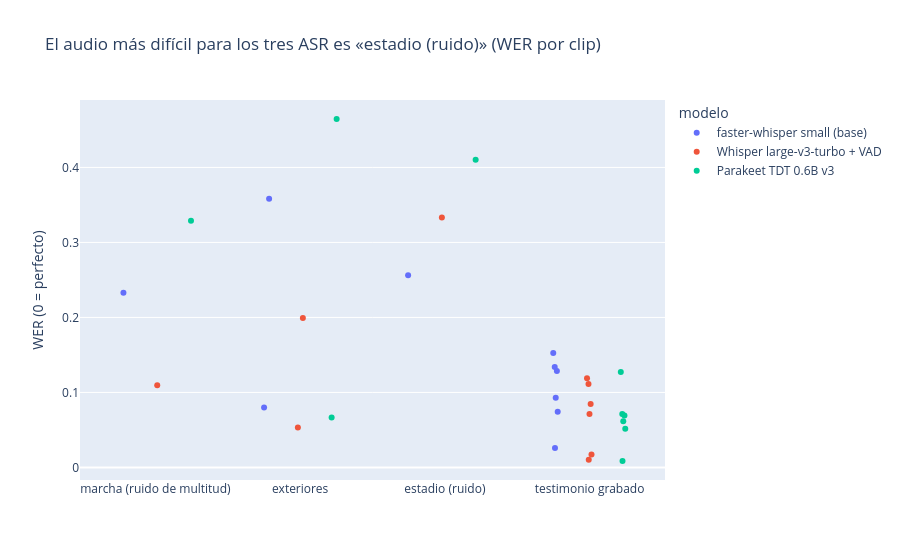

Notebook code cell kept with this figure:
### Code cell
wer_det = metricas_detalle.query("métrica == 'WER'")
peor_cond = wer_det.groupby("grupo")["valor"].mean().idxmax()
fig = px.strip(wer_det, x="grupo", y="valor", color="modelo", hover_data=["id"],
               title=f"El audio más difícil para los tres ASR es «{peor_cond}» (WER por clip)")
fig.update_layout(xaxis_title="", yaxis_title="WER (0 = perfecto)")
fig.show()

### Figure 1 — Plotly figure (JSON) as saved in the notebook; plotly's stock layout.template omitted (floating-point values rounded to 4 significant figures)
{"data": [{"alignmentgroup": "True", "boxpoints": "all", "customdata": [["clip_007"], ["clip_009"], ["clip_010"], ["clip_011"], ["clip_022"], ["clip_023"], ["clip_024"], ["clip_025"], ["clip_027"], ["clip_028"]], "fillcolor": "rgba(255,255,255,0)", "hoveron": "points", "hovertemplate": "modelo=faster-whisper small (base)<br>grupo=%{x}<br>valor=%{y}<br>id=%{customdata[0]}<extra></extra>", "legendgroup": "faster-whisper small (base)", "line": {"color": "rgba(255,255,255,0)"}, "marker": {"color": "#636efa"}, "name": "faster-whisper small (base)", "offsetgroup": "faster-whisper small (base)", "orientation": "v", "pointpos": 0, "showlegend": true, "type": "box", "x": ["marcha (ruido de multitud)", "exteriores", "exteriores", "estadio (ruido)", "testimonio grabado", "testimonio grabado", "testimonio grabado", "testimonio grabado", "testimonio grabado", "testimonio grabado"], "x0": " ", "xaxis": "x", "y": [0.2329, 0.3584, 0.08, 0.2564, 0.0259, 0.0928, 0.1339, 0.1525, 0.1287, 0.0741], "y0": " ", "yaxis": "y"}, {"alignmentgroup": "True", "boxpoints": "all", "customdata": [["clip_007"], ["clip_009"], ["clip_010"], ["clip_011"], ["clip_022"], ["clip_023"], ["clip_024"], ["clip_025"], ["clip_027"], ["clip_028"]], "fillcolor": "rgba(255,255,255,0)", "hoveron": "points", "hovertemplate": "modelo=Whisper large-v3-turbo + VAD<br>grupo=%{x}<br>valor=%{y}<br>id=%{customdata[0]}<extra></extra>", "legendgroup": "Whisper large-v3-turbo + VAD", "line": {"color": "rgba(255,255,255,0)"}, "marker": {"color": "#EF553B"}, "name": "Whisper large-v3-turbo + VAD", "offsetgroup": "Whisper large-v3-turbo + VAD", "orientation": "v", "pointpos": 0, "showlegend": true, "type": "box", "x": ["marcha (ruido de multitud)", "exteriores", "exteriores", "estadio (ruido)", "testimonio grabado", "testimonio grabado", "testimonio grabado", "testimonio grabado", "testimonio grabado", "testimonio grabado"], "x0": " ", "xaxis": "x", "y": [0.1096, 0.1991, 0.0533, 0.3333, 0.0172, 0.0103, 0.0714, 0.0847, 0.1188, 0.1111], "y0": " ", "yaxis": "y"}, {"alignmentgroup": "True", "boxpoints": "all", "customdata": [["clip_007"], ["clip_009"], ["clip_010"], ["clip_011"], ["clip_022"], ["clip_023"], ["clip_024"], ["clip_025"], ["clip_027"], ["clip_028"]], "fillcolor": "rgba(255,255,255,0)", "hoveron": "points", "hovertemplate": "modelo=Parakeet TDT 0.6B v3<br>grupo=%{x}<br>valor=%{y}<br>id=%{customdata[0]}<extra></extra>", "legendgroup": "Parakeet TDT 0.6B v3", "line": {"color": "rgba(255,255,255,0)"}, "marker": {"color": "#00cc96"}, "name": "Parakeet TDT 0.6B v3", "offsetgroup": "Parakeet TDT 0.6B v3", "orientation": "v", "pointpos": 0, "showlegend": true, "type": "box", "x": ["marcha (ruido de multitud)", "exteriores", "exteriores", "estadio (ruido)", "testimonio grabado", "testimonio grabado", "testimonio grabado", "testimonio grabado", "testimonio grabado", "testimonio grabado"], "x0": " ", "xaxis": "x", "y": [0.3288, 0.4646, 0.0667, 0.4103, 0.0086, 0.0515, 0.0714, 0.1271, 0.0693, 0.0617], "y0": " ", "yaxis": "y"}], "layout": {"boxmode": "group", "legend": {"title": {"text": "modelo"}, "tracegroupgap": 0}, "title": {"text": "El audio más difícil para los tres ASR es «estadio (ruido)» (WER por clip)"}, "xaxis": {"anchor": "y", "domain": [0.0, 1.0], "title": {"text": ""}}, "yaxis": {"anchor": "x", "domain": [0.0, 1.0], "title": {"text": "WER (0 = perfecto)"}}}}
